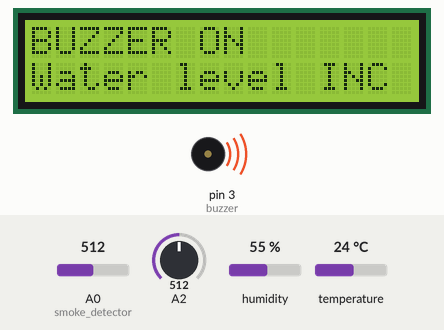
Simulated run of this sketch. Board: Arduino Uno, built with avr-gcc and run on an emulated ATmega328P. Parts: 16×2 character LCD, buzzer (waves = sounding, pin HIGH). The inputs (shaded band) are chosen by the test bench; at power-on: A2 = 512, temperature 24 °C, A0 (smoke_detector) = 512, humidity 55 %. What the sketch prints to the serial monitor is not drawn.

Above: at 2.7 s.
2.8 s: A2 set to 690
At 12.6 s:
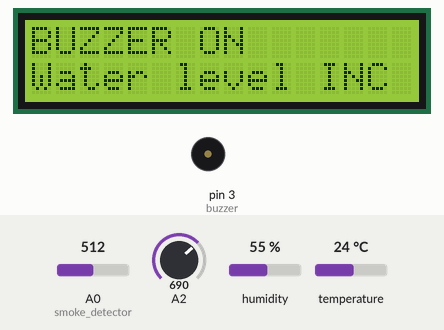
15.7 s: A2 set to 708
At 27.0 s:
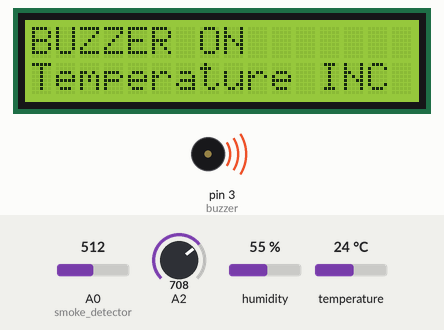
27.8 s: temperature set to 28 °C
39.9 s: temperature set to 31 °C
At 51.3 s:
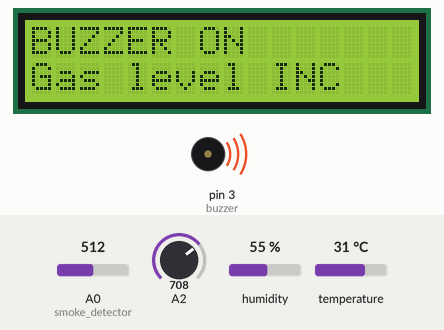
52.0 s: A0 (smoke_detector) set to 414
64.1 s: A0 (smoke_detector) set to 385
At 75.9 s:
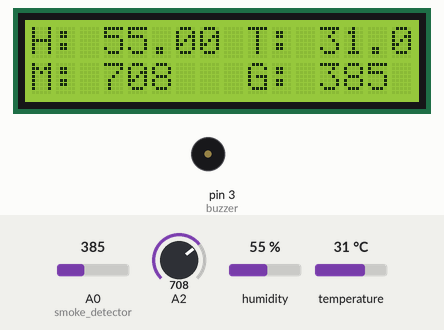
Timing chart, 0 to 77.2 s (numbered marks = the images above; inputs shaded):
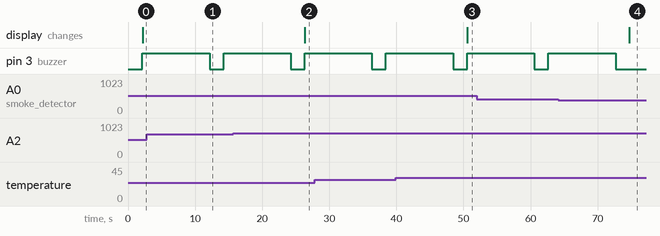

Measured:
- the behaviour switches between 699 and 700 on A2 (found by bisection; images 1 and 2)
- the behaviour switches between 29 and 30 °C on temperature (found by bisection; images 2 and 3)
- the behaviour switches between 401 and 400 on A0 (smoke_detector) (found by bisection; images 3 and 4)
- after the input at 15.7 s, the display: changes after 10.7 s (image 2)
- after the input at 39.9 s, the display: changes after 10.7 s (image 3)
- after the input at 64.1 s, pin 3 (buzzer): goes on until 72.7 s, then stays LOW; the display: changes after 10.6 s (image 4)

The sketch:

IoT_based_mining_monitoring_system.ino
```cpp
// Example testing sketch for various DHT humidity/temperature sensors
// Tech at Home
#include <Wire.h>
#include <LiquidCrystal_I2C.h>

LiquidCrystal_I2C lcd(0x27,16,2);
#include "DHT.h"
int buzzer = 3;
#define DHTPIN 2     // what pin we're connected to
int smoke_detector = A0;
#define sensorPin A1


// Uncomment whatever type you're using!
#define DHTTYPE DHT11   // DHT 11
//#define DHTTYPE DHT22   // DHT 22  (AM2302)
//#define DHTTYPE DHT21   // DHT 21 (AM2301)

// Connect pin 1 (on the left) of the sensor to +5V
// NOTE: If using a board with 3.3V logic like an Arduino Due connect pin 1
// to 3.3V instead of 5V!
// Connect pin 2 of the sensor to whatever your DHTPIN is
// Connect pin 4 (on the right) of the sensor to GROUND
// Connect a 10K resistor from pin 2 (data) to pin 1 (power) of the sensor

// Initialize DHT sensor.
// Note that older versions of this library took an optional third parameter to
// tweak the timings for faster processors.  This parameter is no longer needed
// as the current DHT reading algorithm adjusts itself to work on faster procs.
DHT dht(DHTPIN, DHTTYPE);

void setup() {
  Serial.begin(9600);
  lcd.init();
    lcd.backlight();
    pinMode(buzzer,  OUTPUT);

  Serial.println("DHTxx test!");
  pinMode(smoke_detector, INPUT);
  dht.begin();
}

void loop() {
 // lcd.clear();
  // Wait a few seconds between measurements.
  delay(2000);
  int level;
    level = analogRead(2);
    Serial.print("Analog output: ");
    Serial.println(level);


  int sensor_read = analogRead(smoke_detector);
   Serial.print("Smoke  Density: ");
 Serial.println(sensor_read);
 // moist less then 700 temp more than less than 30 gas sensor gas greater then 300 if(level<700 || t>30 || t<30 || sensor_read>300)
  // Reading temperature or humidity takes about 250 milliseconds!
  // Sensor readings may also be up to 2 seconds 'old' (its a very slow sensor)
  float h = dht.readHumidity();
  // Read temperature as Celsius (the default)
  float t = dht.readTemperature();
  // Read temperature as Fahrenheit (isFahrenheit = true)
  float f = dht.readTemperature(true);

  // Check if any reads failed and exit early (to try again).
  if (isnan(h) || isnan(t) || isnan(f)) {
    Serial.println("Failed to read from DHT sensor!");
    return;
  }

  // Compute heat index in Fahrenheit (the default)
  float hif = dht.computeHeatIndex(f, h);
  // Compute heat index in Celsius (isFahreheit = false)
  float hic = dht.computeHeatIndex(t, h, false);
lcd.clear();
  Serial.print("Humidity: ");
  Serial.print(h);
   lcd.setCursor(0,0);
  lcd.print("H: ");
  lcd.setCursor(3,0);
  lcd.print(h);
  Serial.print(" %\t");
  Serial.print("Temperature: ");
  Serial.print(t);
   lcd.setCursor(9,0);
  lcd.print("T: ");
  lcd.setCursor(12,0);
  lcd.print(t);
  Serial.print(" *C ");
  Serial.print(f);
  Serial.print(" *F\t");
  Serial.print("Heat index: ");
  Serial.print(hic);
  Serial.print(" *C ");
  Serial.print(hif);
  Serial.println(" *F");
  lcd.setCursor(0,1);
  lcd.print("M: ");
  lcd.setCursor(3,1);
  lcd.print(level);
  // Gas data
   lcd.setCursor(9,1);
  lcd.print("G: ");
  lcd.setCursor(12,1);
  lcd.print(sensor_read);
  //if(level<700 || t>35 || t<30 || sensor_read>400){
    // digitalWrite(buzzer,HIGH);
     // tone(buzzer,500, 100); //piezo rings
    //lcd.clear();
    //lcd.setCursor(0,0);
    //lcd.print("Buzzer On");
    //delay(10000);
    //digitalWrite(buzzer,LOW);
    //}
    //else{
      //digitalWrite(buzzer,LOW);
   //noTone(buzzer);
  //  }
    if(level<700)
    {
      lcd.clear();
      digitalWrite(buzzer,HIGH);
      lcd.setCursor(0,0);
  lcd.print("BUZZER ON");
  lcd.setCursor(0,1);
  lcd.print("Water level INC");
  delay(10000);
  digitalWrite(buzzer,LOW);
    }
  else if(t>35|| t<30){
     lcd.clear();
    digitalWrite(buzzer,HIGH);
    lcd.setCursor(0,0);
  lcd.print("BUZZER ON");
  lcd.setCursor(0,1);
  lcd.print("Temperature INC");
   delay(10000);
  digitalWrite(buzzer,LOW);
  }
  else if(sensor_read>400){
     lcd.clear();
    digitalWrite(buzzer,HIGH);
   lcd.setCursor(0,0);
  lcd.print("BUZZER ON");
  lcd.setCursor(0,1);
  lcd.print("Gas level INC");
   delay(10000);
  digitalWrite(buzzer,LOW);
}
}
```
